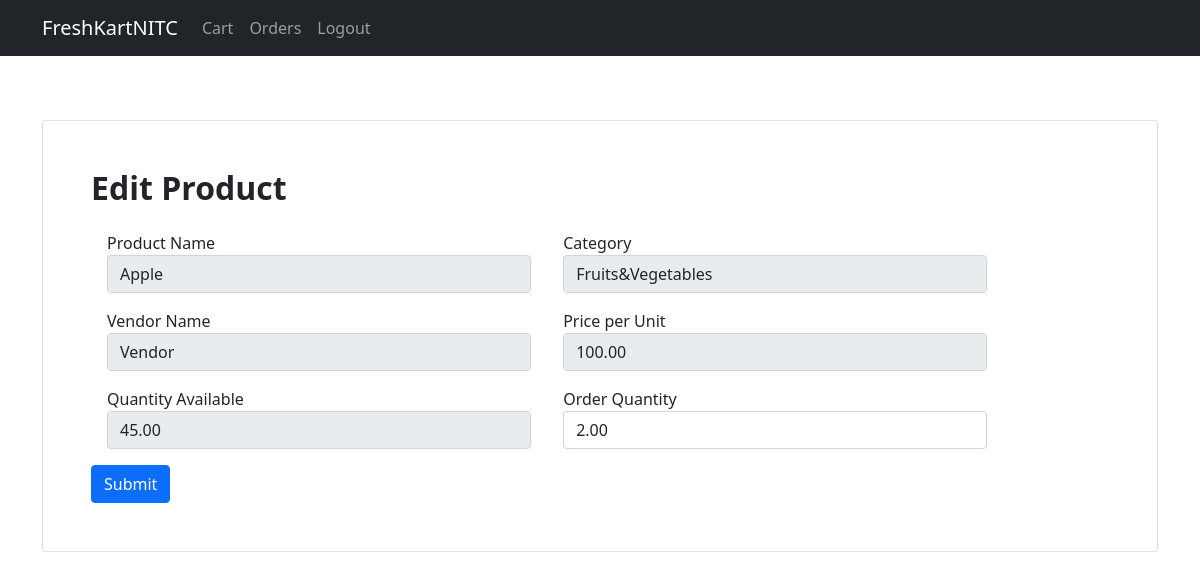
Before: /order/3/edit (signed in) with the older database file.
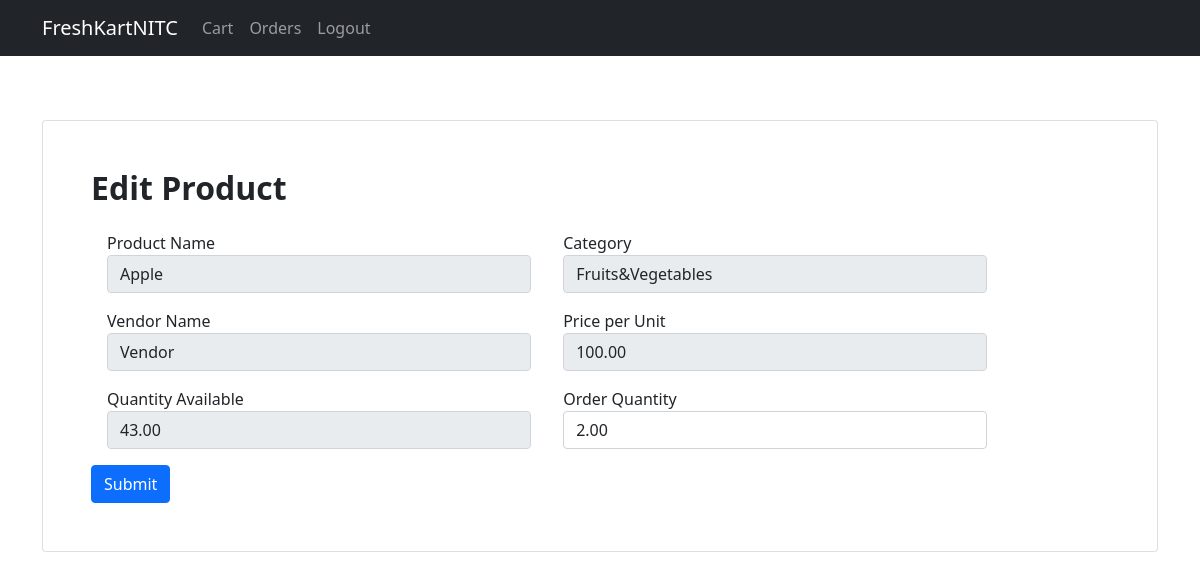
After: the same page with the newer database file.
### application/models.py (models this page shows)
class Products(db.Model):
    __tablename__ = 'products'
    id = db.Column(db.Integer, primary_key=True, autoincrement=True)
    name = db.Column(db.String(255), nullable=False)
    vendor = db.Column(db.Integer, db.ForeignKey('vendors.id'), nullable=False)
    image = db.Column(db.String(255), nullable=False)
    category = db.Column(db.String(255), nullable=False)
    price = db.Column(db.Numeric(10,2), nullable=False)
    qty = db.Column(db.Numeric(10,2), nullable=False)
    unit = db.Column(db.String(255), nullable=False)

### application/controllers.py (the view)
@app.route('/order/<int:id>/edit',methods=['GET','POST'])
@buyer_login_required
def edit_kart(id):
    order = Orders.query.filter_by(id=id).first()
    if order.user!= session['id']:
        flash('Unauthorized Access','danger')
        return redirect(url_for('login'))
    product = Products.query.filter_by(id=order.product).first()
    if request.method == 'POST':
        qty = request.form['qty']
        if float(qty) > product.qty:
            flash("Requested Quantity Not Available",'danger')
            return redirect(url_for('cart'))
        else:
            order.qty = qty
            db.session.commit()
            flash("Order Updated",'success')
            return redirect(url_for('cart'))
    else:
        vendor = Vendors.query.filter_by(id=order.vendor).first()
        return render_template('edit_order.html',order = order, product = product,vendor=vendor)

### application/controllers.py (called while the page is built)
def buyer_login_required(f):
    @wraps(f)
    def wrap(*args, **kwargs):
        if 'type' in session and session['type'] == 'Buyer' and 'status' in session:
            return f(*args, **kwargs)
        else:
            flash('Unauthorized Access','danger')
            return redirect(url_for('login'))
    return wrap

### templates/edit_order.html
{% extends 'base_buyer.html' %}
{% block content %}
<div class="container py-5">
    <div class="card">
        <div class="card-body p-5">
            <h2 class="fw-bold mb-4">Edit Product</h2>
            <form method='POST' enctype="multipart/form-data">
                <div class="d-flex flex-row align-items-center flex-wrap">
                    <div class="col-md-5 mb-3 mx-3">
                        <label>Product Name</label>
                        <input type="text" class="form-control" value={{product.name}} disabled>
                    </div>
                    <div class="col-md-5 mb-3 mx-3">
                        <label>Category</label>
                        <input type="text" class="form-control" value={{product.category}} disabled>
                    </div>
                </div>
                <div class="d-flex flex-row align-items-center flex-wrap">
                    <div class="col-md-5 mb-3 mx-3">
                        <label>Vendor Name</label>
                        <input type="text" class="form-control" value={{vendor.name}} disabled>
                    </div>
                    <div class="col-md-5 mb-3 mx-3">
                        <label>Price per Unit</label>
                        <input type="text" class="form-control" value={{product.price}} disabled/>
                    </div>
                </div>
                <div class="d-flex flex-row align-items-center flex-wrap">
                    <div class="col-md-5 mb-3 mx-3">
                        <label>Quantity Available</label>
                        <input type="text" class="form-control" value={{product.qty}} disabled/>
                    </div>
                    <div class="col-md-5 mb-3 mx-3">
                        <label>Order Quantity</label>
                        {%if product.unit=="kg"%}
                        <input class="form-control" type="number" name="qty" value={{order.qty}} step=0.01 min=0>
                        {%elif product.unit=="g"%}
                        <input class="form-control" type="number" name="qty" value={{order.qty}} step=10 min=0>
                        {%elif product.unit=="L"%}
                        <input class="form-control" type="number" name="qty" value={{order.qty}} step=0.01 min=0>
                        {%else%}
                        <input class="form-control" type="number" name="qty" value={{order.qty}} step=1 min=0>
                        {%endif%}
                    </div>
                </div>
                <input class="btn btn-primary" type="submit"></input>
            </form>
        </div>
    </div>
</div>
{% endblock %}

Changed rows visible on the page:
changed Products "Apple": qty "45.00" → "43.00"
